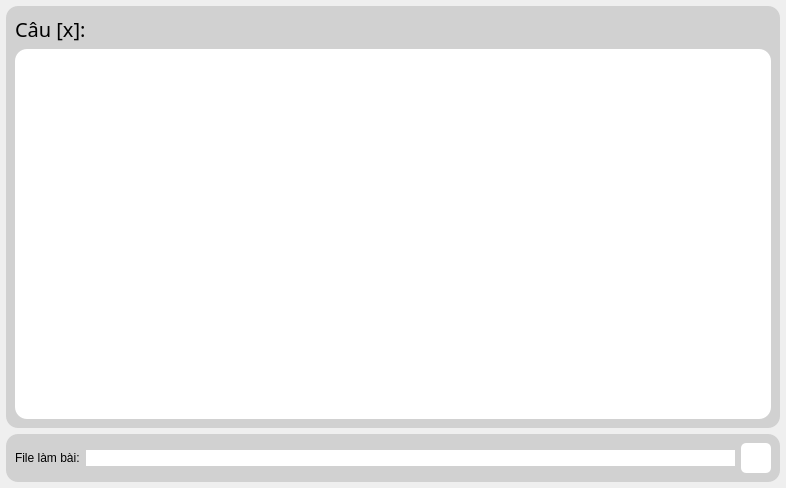
<?xml version="1.0" encoding="UTF-8"?>
<ui version="4.0">
 <class>EditFrame</class>
 <widget class="QWidget" name="EditFrame">
  <property name="geometry">
   <rect>
    <x>0</x>
    <y>0</y>
    <width>786</width>
    <height>488</height>
   </rect>
  </property>
  <property name="sizePolicy">
   <sizepolicy hsizetype="Expanding" vsizetype="Expanding">
    <horstretch>0</horstretch>
    <verstretch>0</verstretch>
   </sizepolicy>
  </property>
  <property name="minimumSize">
   <size>
    <width>786</width>
    <height>460</height>
   </size>
  </property>
  <property name="maximumSize">
   <size>
    <width>16777215</width>
    <height>16777215</height>
   </size>
  </property>
  <property name="font">
   <font>
    <family>iCiel Effra</family>
    <pointsize>15</pointsize>
    <weight>50</weight>
    <italic>false</italic>
    <bold>false</bold>
   </font>
  </property>
  <property name="windowTitle">
   <string>Form</string>
  </property>
  <property name="styleSheet">
   <string notr="true">font: 15pt &quot;iCiel Effra&quot;;</string>
  </property>
  <layout class="QVBoxLayout" name="verticalLayout">
   <property name="leftMargin">
    <number>6</number>
   </property>
   <property name="topMargin">
    <number>6</number>
   </property>
   <property name="rightMargin">
    <number>6</number>
   </property>
   <property name="bottomMargin">
    <number>6</number>
   </property>
   <item>
    <widget class="QFrame" name="details_frame">
     <property name="minimumSize">
      <size>
       <width>0</width>
       <height>170</height>
      </size>
     </property>
     <property name="sizeIncrement">
      <size>
       <width>0</width>
       <height>0</height>
      </size>
     </property>
     <property name="styleSheet">
      <string notr="true">background-color: rgb(209, 209, 209);
border-radius: 12px;</string>
     </property>
     <property name="frameShape">
      <enum>QFrame::StyledPanel</enum>
     </property>
     <property name="frameShadow">
      <enum>QFrame::Raised</enum>
     </property>
     <layout class="QVBoxLayout" name="verticalLayout_2">
      <item>
       <widget class="QLabel" name="details_label">
        <property name="font">
         <font>
          <family>iCiel Effra</family>
          <pointsize>15</pointsize>
          <weight>50</weight>
          <italic>false</italic>
          <bold>false</bold>
         </font>
        </property>
        <property name="text">
         <string>Câu [x]:</string>
        </property>
       </widget>
      </item>
      <item>
       <widget class="QTextBrowser" name="details_entry">
        <property name="sizePolicy">
         <sizepolicy hsizetype="Expanding" vsizetype="Expanding">
          <horstretch>0</horstretch>
          <verstretch>0</verstretch>
         </sizepolicy>
        </property>
        <property name="minimumSize">
         <size>
          <width>756</width>
          <height>370</height>
         </size>
        </property>
        <property name="styleSheet">
         <string notr="true">QTextBrowser {
	background-color: rgb(255, 255, 255);
	border-radius: 12px;
}

QScrollBar{
	background : rgb(255, 255, 255);
}

QScrollBar::handle{
	background : rgb(158, 158, 158);
	border-radius: 5px;
	margin: 3px 3px 3px 3px;
}

QScrollBar::handle::pressed{
	background : rgb(85, 85, 85);
}

QScrollBar::add-line {
	background : rgb(255, 255, 255);
	height: 0px;
}

QScrollBar::sub-line {
	background : rgb(255, 255, 255);
	height: 0px;
}

QScrollBar::add-page, QScrollBar::sub-page {
	background : rgb(255, 255, 255);	
	height: 0px;
}</string>
        </property>
        <property name="horizontalScrollBarPolicy">
         <enum>Qt::ScrollBarAlwaysOff</enum>
        </property>
       </widget>
      </item>
     </layout>
    </widget>
   </item>
   <item>
    <widget class="QFrame" name="ans_file_frame">
     <property name="styleSheet">
      <string notr="true">background-color: rgb(209, 209, 209);
border-radius: 12px;</string>
     </property>
     <property name="frameShape">
      <enum>QFrame::StyledPanel</enum>
     </property>
     <property name="frameShadow">
      <enum>QFrame::Raised</enum>
     </property>
     <layout class="QHBoxLayout" name="horizontalLayout_4">
      <item>
       <widget class="QLabel" name="ans_file_label">
        <property name="text">
         <string>File làm bài:</string>
        </property>
       </widget>
      </item>
      <item>
       <widget class="QLineEdit" name="ans_file_entry">
        <property name="styleSheet">
         <string notr="true">background-color: rgb(255, 255, 255);
border-radius: 12px;</string>
        </property>
        <property name="alignment">
         <set>Qt::AlignCenter</set>
        </property>
       </widget>
      </item>
      <item>
       <widget class="QPushButton" name="ans_file_btn">
        <property name="minimumSize">
         <size>
          <width>30</width>
          <height>30</height>
         </size>
        </property>
        <property name="maximumSize">
         <size>
          <width>30</width>
          <height>30</height>
         </size>
        </property>
        <property name="styleSheet">
         <string notr="true">QPushButton {
	background-color: rgb(255, 255, 255);
	border-radius: 5px;
}

QPushButton:hover {
	background-color: rgba(255, 255, 255, 150);
}

QPushButton:pressed {
	background-color: rgba(0, 0, 0, 50);
}</string>
        </property>
        <property name="text">
         <string/>
        </property>
        <property name="icon">
         <iconset resource="Resources.qrc">
          <normaloff>:/images/icons/folder_open.png</normaloff>:/images/icons/folder_open.png</iconset>
        </property>
        <property name="iconSize">
         <size>
          <width>28</width>
          <height>28</height>
         </size>
        </property>
       </widget>
      </item>
     </layout>
    </widget>
   </item>
  </layout>
 </widget>
 <resources>
  <include location="Resources.qrc"/>
 </resources>
 <connections/>
</ui>
